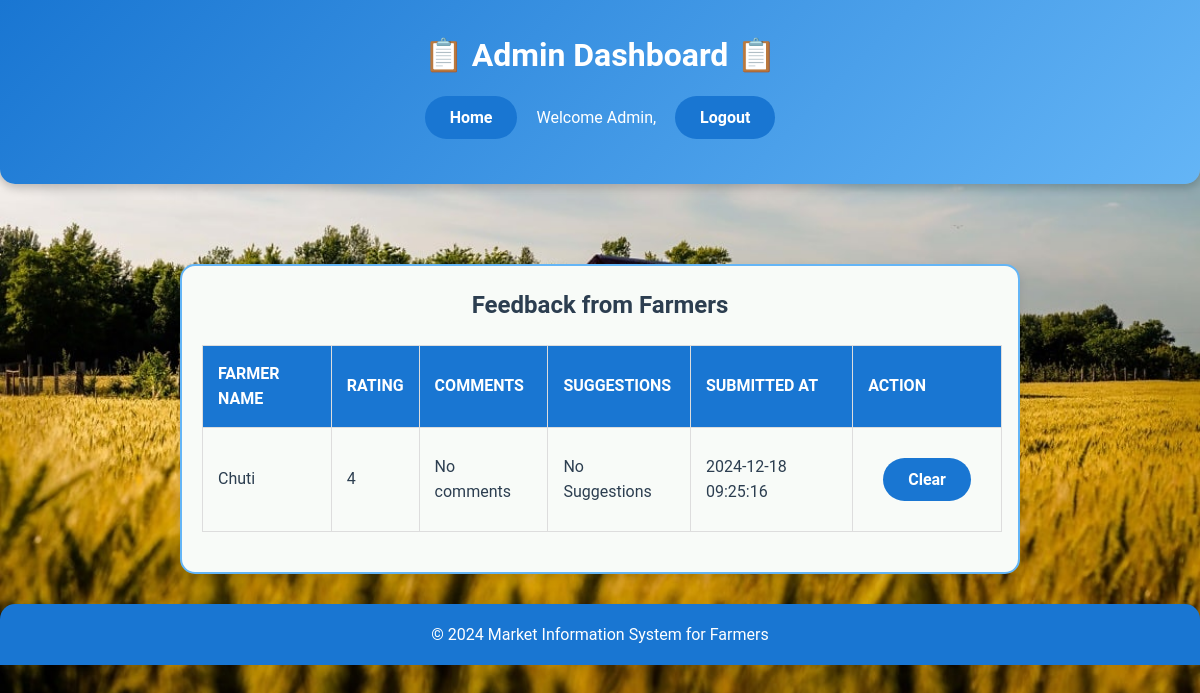
Screenshot of /feedback_table.php with the database file from the repository.
### tables this page shows
CREATE TABLE `feedback` (
  `id` int(11) NOT NULL,
  `email` varchar(255) NOT NULL,
  `name` varchar(100) NOT NULL,
  `rating` int(11) DEFAULT NULL CHECK (`rating` between 1 and 5),
  `comments` text NOT NULL,
  `suggestions` text NOT NULL,
  `submission_date` timestamp NOT NULL DEFAULT current_timestamp()
);

CREATE TABLE `farmers` (
  `id` int(11) NOT NULL,
  `email` varchar(100) NOT NULL,
  `password` varchar(255) NOT NULL,
  `name` varchar(100) NOT NULL,
  `age` int(11) NOT NULL,
  `farm_type` varchar(100) NOT NULL,
  `location` varchar(255) NOT NULL,
  `land_size` varchar(50) DEFAULT NULL,
  `crops_grown` text DEFAULT NULL,
  `livestock` text DEFAULT NULL,
  `created_at` timestamp NOT NULL DEFAULT current_timestamp()
);

### feedback_table.php (the view, shortened to what this page needs)
<?php
require 'db_config.php';
$user_name = $_SESSION['name'];
$sql_feedback = "SELECT farmers.name, feedback.rating, feedback.comments, feedback.suggestions, feedback.submission_date
                 FROM feedback
                 JOIN farmers ON feedback.email = farmers.email";
$result_feedback = $conn->query($sql_feedback);
?>
<!DOCTYPE html>
<html lang="en">
<head>
    <link rel="stylesheet" href="admin_style.css">
</head>
<body>
    <header class="header">
        <div class="header-left">
            <h1>📋 Admin Dashboard 📋</h1>
        </div>
        <div class="header-right">
            <button type="button" onclick="location.href='admin_dashboard.php'">Home</button>
            <span>Welcome Admin, <?php echo $user_name ?></span>
            <a href="logout.php">
                <button type="button">Logout</button>
            </a>
        </div>
    </header>
    <main class="dashboard">
        <section>
            <h2 class="text-success text-center">Feedback from Farmers</h2>
            <div class="table-responsive">
                <table class="table table-bordered table-striped">
                    <thead>
                        <tr>
                            <th>Farmer Name</th>
                            <th>Rating</th>
                            <th>Comments</th>
                            <th>Suggestions</th>
                            <th>Submitted At</th>
                            <th>Action</th>
                        </tr>
                    </thead>
                    <tbody>
                        <?php
                        if ($result_feedback && $result_feedback->num_rows > 0) {
                            while ($row = $result_feedback->fetch_assoc()) {
                                echo "<tr>";
                                echo "<form method='POST' action=''>";
                                echo "<td>" . htmlspecialchars($row['name']) . "</td>";
                                echo "<td>" . htmlspecialchars($row['rating']) . "</td>";
                                echo "<td>" . htmlspecialchars($row['comments']) . "</td>";
                                echo "<td>" . htmlspecialchars($row['suggestions']) . "</td>";
                                echo "<td>" . htmlspecialchars($row['submission_date']) . "</td>";
                                echo "<td>
                                        <form method='POST' action=''>
                                            <input type='hidden' name='submission_date' value='" . htmlspecialchars($row['submission_date']) . "'>
                                            <button type='submit' name='delete_feedback' class='btn btn-success' onclick=\"return confirm('Are you sure you want to delete this feedback?');\">Clear</button>
                                      </td>";
                                echo "</form>";
                                echo "</tr>";
                            }
                        } else {
                            echo "<tr><td colspan='6' class='text-center'>No feedback available</td></tr>";
                        }
                        ?>
                    </tbody>
                </table>
            </div>
        </section>
    </main>
    <footer class="text-center p-3 bg-success text-white mt-0">
        <p>&copy; 2024 Market Information System for Farmers</p>
    </footer>
</body>
</html>

### admin_style.css (style rules this page uses)
* { margin: 0; padding: 0; box-sizing: border-box; font-family: 'Roboto', sans-serif; }
body { background: url('farm-background.jpg') no-repeat center center fixed; background-size: cover; color: #2c3e50; line-height: 1.6; font-size: 16px; overflow-x: hidden; }
header { background: linear-gradient(135deg, #1976D2, #64B5F6); color: #fff; padding: 30px 20px; text-align: center; border-radius: 0 0 15px 15px; box-shadow: 0 4px 10px rgba(0, 0, 0, 0.2); }
footer { background: #1976D2; color: #fff; text-align: center; padding: 18px 0; margin-top: 30px; border-radius: 15px 15px 0 0; }
section { margin: 20px auto; padding: 20px; width: 70%; max-width: 1400px; background: #f8fbf8; border: 2px solid #64B5F6; border-radius: 15px; box-shadow: 0 4px 10px rgba(0, 0, 0, 0.1); transition: transform 0.3s ease; overflow-x: auto; }
section h2 { text-align: center; margin-bottom: 15px; color: #2c3e50; }
table { width: 100%; border-collapse: collapse; margin: 20px 0; text-align: left; min-width: 800px; }
table th, table td { padding: 15px; border: 1px solid #ddd; }
table th { background: #1976D2; color: #fff; text-transform: uppercase; }
button { background: #1976D2; color: #fff; border: none; padding: 12px 25px; margin: 15px; border-radius: 25px; cursor: pointer; font-size: 16px; font-weight: bold; transition: background 0.3s ease, transform 0.3s ease; }
form { padding: 20px; background: #f8fbf8; border: 2px solid #42A5F5; border-radius: 15px; box-shadow: 0 4px 10px rgba(0, 0, 0, 0.1); }
main.dashboard { padding-top: 60px; }
form { max-width: 600px; margin: 0 auto; padding: 20px; background-color: #f8fbf8; border: 2px solid #64B5F6; border-radius: 15px; box-shadow: 0 4px 10px rgba(0, 0, 0, 0.1); }
.btn-success { background-color: #1976D2; color: white; border: none; padding: 12px 25px; margin: 15px; border-radius: 25px; cursor: pointer; font-size: 16px; font-weight: bold; transition: background-color 0.3s ease, transform 0.3s ease; }

### rows the page displays
feedback: farmers.name "Chuti", rating "4", comments "No comments", suggestions "No Suggestions", submission_date "2024-12-18 09:25:16"
